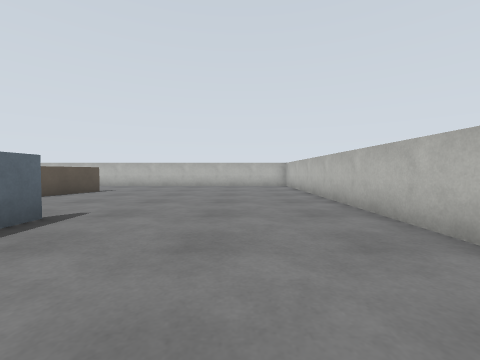
view 1 (above)

20 first-person views from a walk through a Gazebo world. The camera is 0.74 m above the floor, tilts 2° down and sees 90° across. The floor is counted in squares, 1 m on a side. Each view is taken from the middle of a square. On the plan, view 1 faces up. The plan holds only what a view shows up to about 9 squares ahead; the rest is blank.

view 2
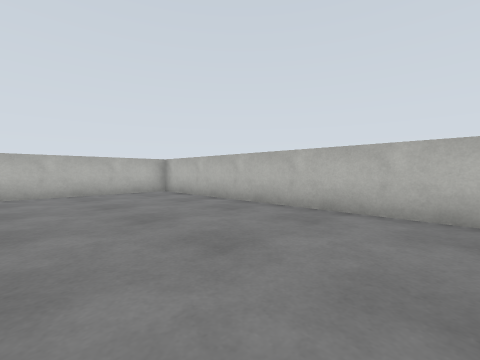

view 3
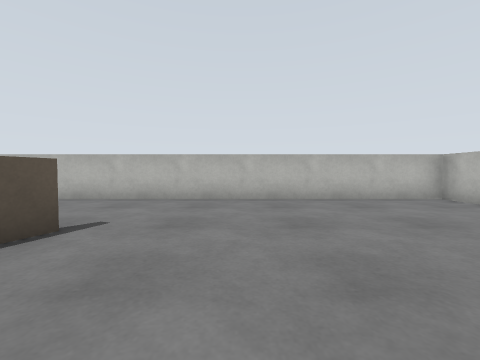

view 4
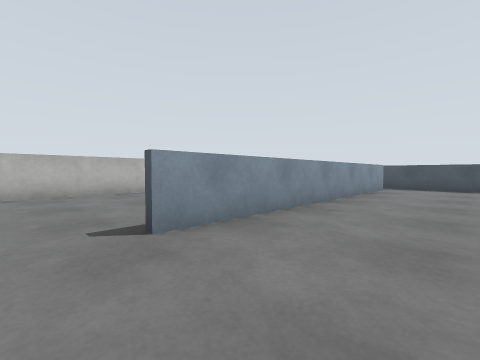

view 5
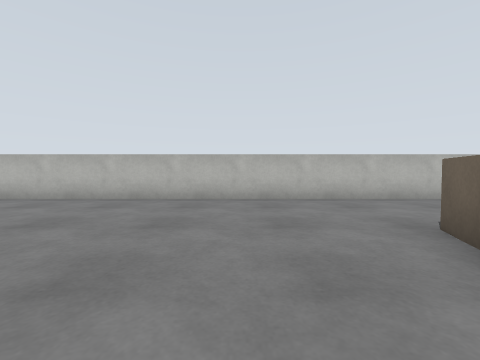

view 6
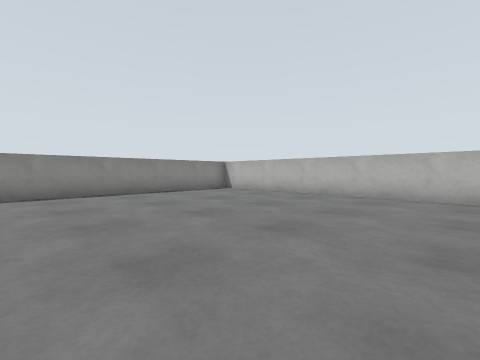

view 7
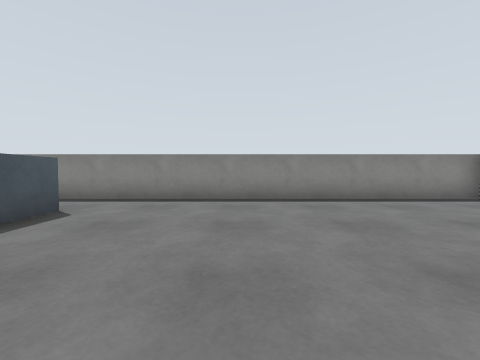

view 8
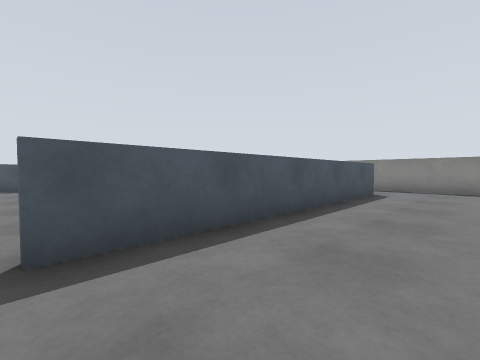

view 9
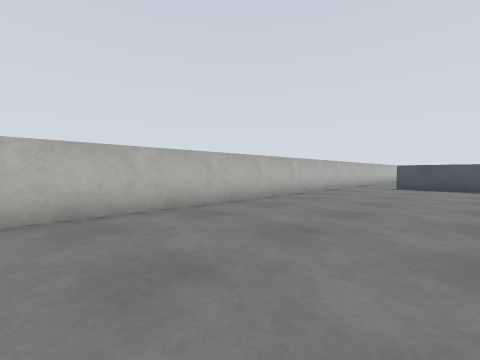

view 10
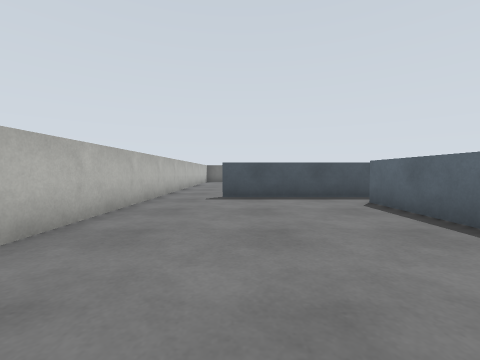

view 11
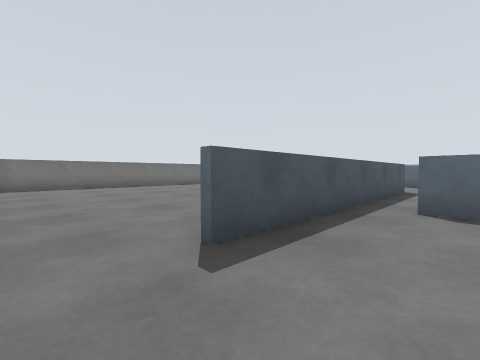

view 12
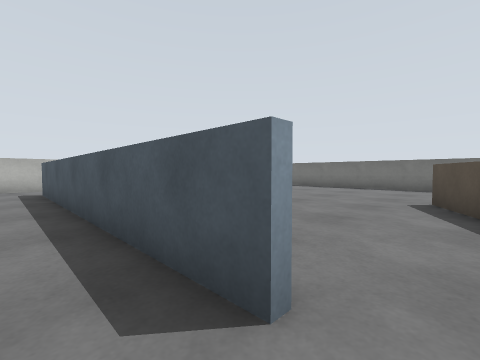

view 13
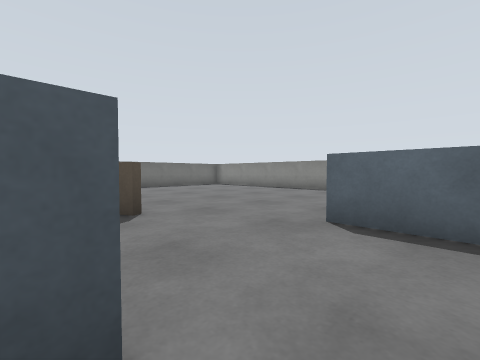

view 14
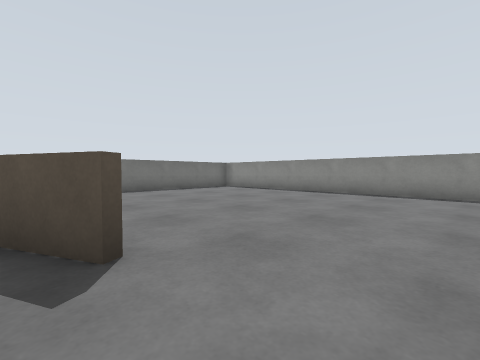

view 15
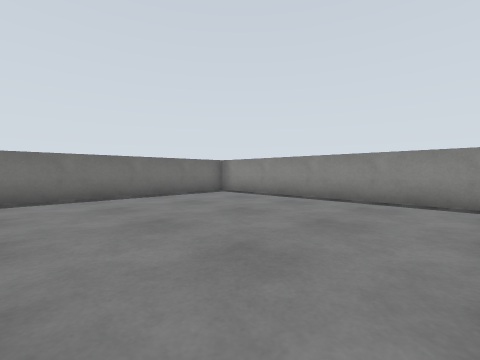

view 16
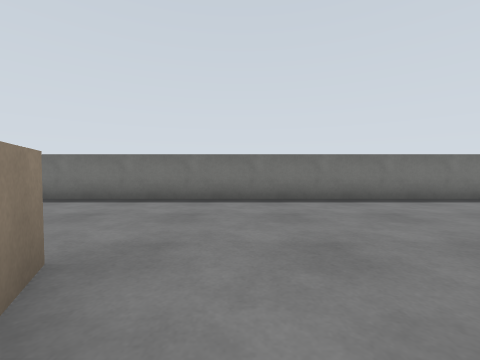

view 17
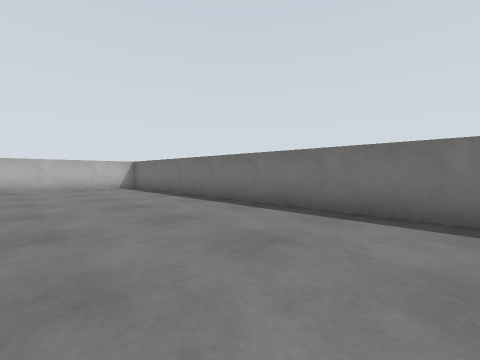

view 18
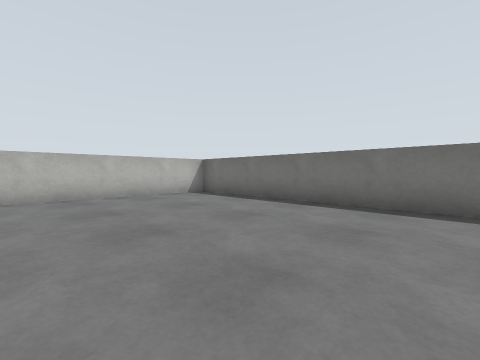

view 19
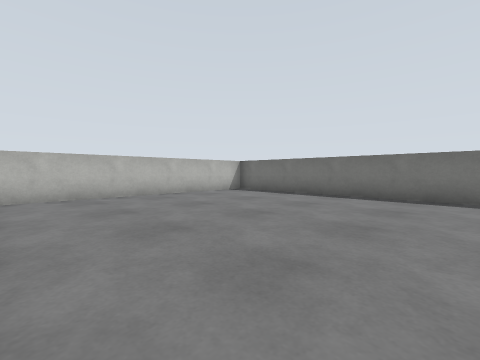

view 20
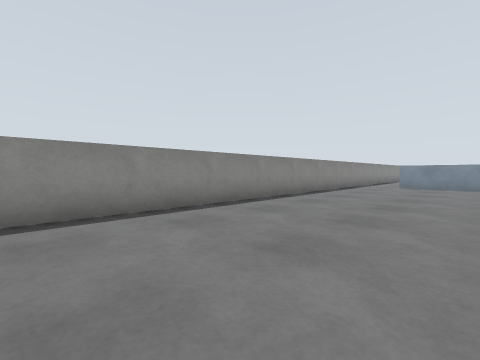

### Floor plan
Key: @ floor where view 1 was taken; # wall or solid block; . floor; B brown box.
Columns run from 18 left of view 1 to 3 right of it. Each row starts with its distance up from view 1.
 13 ##  ##################
 12 #.  .................#
 11 #....................#
 10 #....................#
  9 #............B.......#
  8 #...........B........#
  7 #...........B........#
  6 #.......... B........#
  5 #....................#
  4 #....................#
  3 #..########....#.....#
  2 #..  .     ....#.....#
  1 #   ..     ....#.....#
  0    ...     ....#..@..#
 -1   ....     ....#.....#
 -2 #.....     ....#.....#
 -3 #.....     ....#.....#
 -4 #.....     ....#.....#
 -5 #.....     ....#.....#
 -6 #..... #.............#
 -7 #..... #..#########..#
 -8 #...........      ...#
 -9 #...........     ....#
-10 #.......B............#
-11 #........B...........#
-12 #........B...........#
-13 #.........B..........#
-14 #....................#
-15 #....................#
-16 #....................#
-17   ...................#
-18   ####################

Positions as (right, up) in squares from view 1, and headings:
1: (0, 0), facing up
2: (-2, 4), facing up-right
3: (-3, 6), facing up
4: (-6, 5), facing down-right
5: (-8, 6), facing up
6: (-9, 5), facing up-left
7: (-11, 6), facing left
8: (-7, 5), facing down-left
9: (-2, 5), facing down-right
10: (0, 0), facing down
11: (2, -5), facing down-left
12: (-9, -6), facing down-right
13: (-8, -6), facing down-left
14: (-9, -8), facing down-left
15: (-11, -10), facing down-left
16: (-10, -11), facing down
17: (-9, -13), facing down-right
18: (-5, -12), facing down-right
19: (-5, -10), facing down-right
20: (-13, -10), facing up-left
